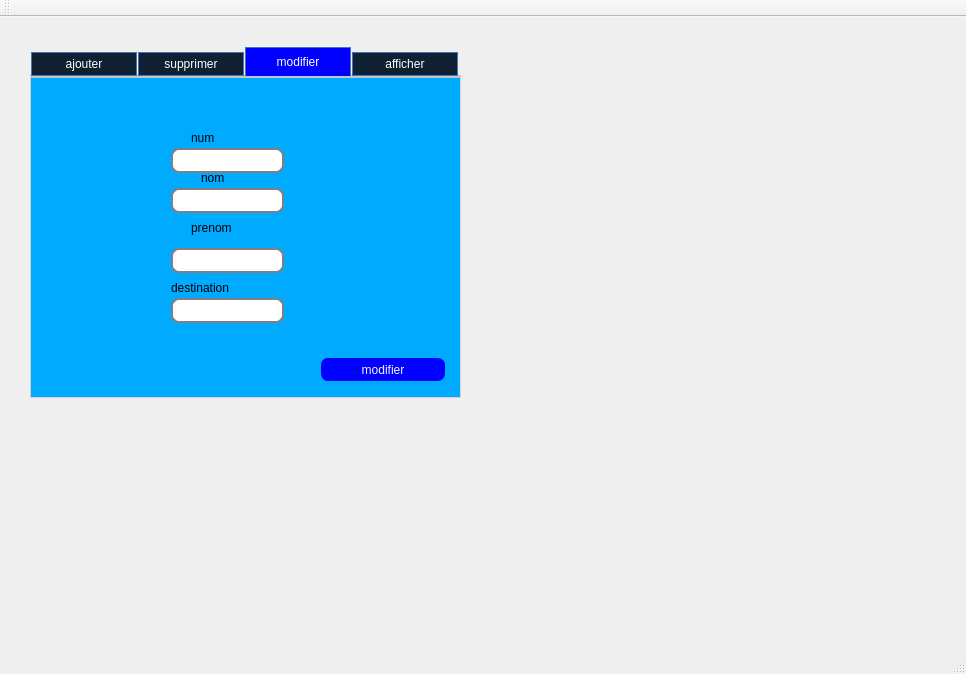
<?xml version="1.0" encoding="UTF-8"?>
<ui version="4.0">
 <class>MainWindow</class>
 <widget class="QMainWindow" name="MainWindow">
  <property name="geometry">
   <rect>
    <x>0</x>
    <y>0</y>
    <width>966</width>
    <height>674</height>
   </rect>
  </property>
  <property name="windowTitle">
   <string>Gestion des Clients</string>
  </property>
  <widget class="QWidget" name="centralWidget">
   <widget class="QTabWidget" name="tabWidget">
    <property name="geometry">
     <rect>
      <x>30</x>
      <y>30</y>
      <width>431</width>
      <height>351</height>
     </rect>
    </property>
    <property name="styleSheet">
     <string notr="true">QTabWidget:pane {
border: 1px solid gray;
}
QTabWidget::pane {
  border: 1px solid lightgray;
  top:-1px; 
  background:rgb(0, 170, 255); 
} 

QTabBar::tab {
  background:rgb(255, 0, 0); 
  border: 1px rgb(0, 85, 255); 
  padding: 15px;
} 

QTabBar::tab:selected { 
  background: rgb(245, 245, 245); 
  margin-bottom: -1px; 
}
QTabWidget {  
    background-color:#0f2033;
    border-top: 2px solid #C2C7CB;  
} 
QTabWidget::pane { /* The tab widget frame */  
    border-top: 3px solid #C2C7CB;  
} 
 /* Style the tab using the tab sub-control. Note that 
    it reads QTabBar _not_ QTabWidget */  
QTabBar::tab {  
    background-color:#0f2033;
    border: 1px solid #4973b4;  
    min-width: 100px; 
    min-height:22px;
    padding: 0px  2px; 
    color: rgb(255, 255, 255);
    margin-left: 1px;
    font: 75 12pt &quot;NSimSun&quot;;
}  
  
QTabBar::tab:selected, QTabBar::tab:hover {  
    background-color:rgb(0, 0, 255);
    margin-top: 0px;
    
}  
  

  
QTabBar::tab:!selected {  
    margin-top: 5px; /* make non-selected tabs look smaller */  
}  

</string>
    </property>
    <property name="currentIndex">
     <number>2</number>
    </property>
    <widget class="QWidget" name="tab">
     <attribute name="title">
      <string>ajouter</string>
     </attribute>
     <widget class="QLabel" name="label">
      <property name="geometry">
       <rect>
        <x>170</x>
        <y>30</y>
        <width>69</width>
        <height>20</height>
       </rect>
      </property>
      <property name="styleSheet">
       <string notr="true">font: 75 12pt &quot;NSimSun&quot;;</string>
      </property>
      <property name="text">
       <string>numero</string>
      </property>
     </widget>
     <widget class="QLabel" name="label_2">
      <property name="geometry">
       <rect>
        <x>180</x>
        <y>90</y>
        <width>69</width>
        <height>20</height>
       </rect>
      </property>
      <property name="styleSheet">
       <string notr="true">font: 75 12pt &quot;NSimSun&quot;;</string>
      </property>
      <property name="text">
       <string>nom</string>
      </property>
     </widget>
     <widget class="QLabel" name="label_3">
      <property name="geometry">
       <rect>
        <x>170</x>
        <y>140</y>
        <width>69</width>
        <height>20</height>
       </rect>
      </property>
      <property name="styleSheet">
       <string notr="true">font: 75 12pt &quot;NSimSun&quot;;</string>
      </property>
      <property name="text">
       <string>prenom</string>
      </property>
     </widget>
     <widget class="QLabel" name="label_4">
      <property name="geometry">
       <rect>
        <x>160</x>
        <y>200</y>
        <width>121</width>
        <height>20</height>
       </rect>
      </property>
      <property name="styleSheet">
       <string notr="true">font: 75 12pt &quot;NSimSun&quot;;</string>
      </property>
      <property name="text">
       <string>destination</string>
      </property>
     </widget>
     <widget class="QLineEdit" name="le_num">
      <property name="geometry">
       <rect>
        <x>150</x>
        <y>60</y>
        <width>113</width>
        <height>25</height>
       </rect>
      </property>
      <property name="styleSheet">
       <string notr="true">QLineEdit {
padding: 1px;
border-style: solid;
border: 2px solid gray;
border-radius: 8px;
}</string>
      </property>
     </widget>
     <widget class="QLineEdit" name="le_nom">
      <property name="geometry">
       <rect>
        <x>150</x>
        <y>110</y>
        <width>113</width>
        <height>25</height>
       </rect>
      </property>
      <property name="styleSheet">
       <string notr="true">QLineEdit {
padding: 1px;
border-style: solid;
border: 2px solid gray;
border-radius: 8px;
}</string>
      </property>
     </widget>
     <widget class="QLineEdit" name="le_prenom">
      <property name="geometry">
       <rect>
        <x>150</x>
        <y>170</y>
        <width>113</width>
        <height>25</height>
       </rect>
      </property>
      <property name="styleSheet">
       <string notr="true">QLineEdit {
padding: 1px;
border-style: solid;
border: 2px solid gray;
border-radius: 8px;
}</string>
      </property>
     </widget>
     <widget class="QLineEdit" name="le_dest">
      <property name="geometry">
       <rect>
        <x>150</x>
        <y>230</y>
        <width>113</width>
        <height>25</height>
       </rect>
      </property>
      <property name="styleSheet">
       <string notr="true">QLineEdit {
padding: 1px;
border-style: solid;
border: 2px solid gray;
border-radius: 8px;
}</string>
      </property>
     </widget>
     <widget class="QPushButton" name="pushButton">
      <property name="geometry">
       <rect>
        <x>270</x>
        <y>280</y>
        <width>124</width>
        <height>23</height>
       </rect>
      </property>
      <property name="styleSheet">
       <string notr="true">QPushButton {
color: rgb(245, 245, 245);
background-color: rgb(0, 0, 255);
border-width: 1px;
border-color: rgb(0, 0, 255);
border-style: solid;
border-radius: 7;
padding: 3px;
font-size: 75 ;
padding-left: 1px;
padding-right: 1px;
min-width: 120px;
max-width: 50px;
min-height: 15px;
max-height: 15px;
font: 75 12pt &quot;NSimSun&quot;;
}</string>
      </property>
      <property name="text">
       <string>Ajouter</string>
      </property>
     </widget>
    </widget>
    <widget class="QWidget" name="tab_2">
     <attribute name="title">
      <string>supprimer</string>
     </attribute>
     <widget class="QLabel" name="label_5">
      <property name="geometry">
       <rect>
        <x>110</x>
        <y>100</y>
        <width>231</width>
        <height>20</height>
       </rect>
      </property>
      <property name="styleSheet">
       <string notr="true">font: 75 12pt &quot;NSimSun&quot;;</string>
      </property>
      <property name="text">
       <string>Le numero du voyageur</string>
      </property>
     </widget>
     <widget class="QLineEdit" name="le_numS">
      <property name="geometry">
       <rect>
        <x>160</x>
        <y>130</y>
        <width>113</width>
        <height>25</height>
       </rect>
      </property>
      <property name="styleSheet">
       <string notr="true">QLineEdit {
padding: 1px;
border-style: solid;
border: 2px solid gray;
border-radius: 8px;
}</string>
      </property>
     </widget>
     <widget class="QPushButton" name="pushButton_2">
      <property name="geometry">
       <rect>
        <x>250</x>
        <y>240</y>
        <width>124</width>
        <height>23</height>
       </rect>
      </property>
      <property name="styleSheet">
       <string notr="true">QPushButton {
color: rgb(245, 245, 245);
background-color: rgb(0, 0, 255);
border-width: 1px;
border-color: rgb(0, 0, 255);
border-style: solid;
border-radius: 7;
padding: 3px;
font-size: 75 ;
padding-left: 1px;
padding-right: 1px;
min-width: 120px;
max-width: 50px;
min-height: 15px;
max-height: 15px;
font: 75 12pt &quot;NSimSun&quot;;
}</string>
      </property>
      <property name="text">
       <string>supprimer</string>
      </property>
     </widget>
    </widget>
    <widget class="QWidget" name="tab_3">
     <attribute name="title">
      <string>modifier</string>
     </attribute>
     <widget class="QLabel" name="label_6">
      <property name="geometry">
       <rect>
        <x>160</x>
        <y>50</y>
        <width>69</width>
        <height>20</height>
       </rect>
      </property>
      <property name="styleSheet">
       <string notr="true">font: 75 12pt &quot;NSimSun&quot;;</string>
      </property>
      <property name="text">
       <string>num</string>
      </property>
     </widget>
     <widget class="QPushButton" name="pushButton_3">
      <property name="geometry">
       <rect>
        <x>290</x>
        <y>280</y>
        <width>124</width>
        <height>23</height>
       </rect>
      </property>
      <property name="styleSheet">
       <string notr="true">QPushButton {
color: rgb(245, 245, 245);
background-color: rgb(0, 0, 255);
border-width: 1px;
border-color: rgb(0, 0, 255);
border-style: solid;
border-radius: 7;
padding: 3px;
font-size: 75 ;
padding-left: 1px;
padding-right: 1px;
min-width: 120px;
max-width: 50px;
min-height: 15px;
max-height: 15px;
font: 75 12pt &quot;NSimSun&quot;;
}</string>
      </property>
      <property name="text">
       <string>modifier</string>
      </property>
     </widget>
     <widget class="QLineEdit" name="le_nom_2">
      <property name="geometry">
       <rect>
        <x>140</x>
        <y>110</y>
        <width>113</width>
        <height>25</height>
       </rect>
      </property>
      <property name="styleSheet">
       <string notr="true">QLineEdit {
padding: 1px;
border-style: solid;
border: 2px solid gray;
border-radius: 8px;
}</string>
      </property>
     </widget>
     <widget class="QLineEdit" name="le_prenom_2">
      <property name="geometry">
       <rect>
        <x>140</x>
        <y>170</y>
        <width>113</width>
        <height>25</height>
       </rect>
      </property>
      <property name="styleSheet">
       <string notr="true">QLineEdit {
padding: 1px;
border-style: solid;
border: 2px solid gray;
border-radius: 8px;
}</string>
      </property>
     </widget>
     <widget class="QLineEdit" name="le_dest_2">
      <property name="geometry">
       <rect>
        <x>140</x>
        <y>220</y>
        <width>113</width>
        <height>25</height>
       </rect>
      </property>
      <property name="styleSheet">
       <string notr="true">QLineEdit {
padding: 1px;
border-style: solid;
border: 2px solid gray;
border-radius: 8px;
}</string>
      </property>
     </widget>
     <widget class="QLabel" name="label_7">
      <property name="geometry">
       <rect>
        <x>170</x>
        <y>90</y>
        <width>69</width>
        <height>20</height>
       </rect>
      </property>
      <property name="styleSheet">
       <string notr="true">font: 75 12pt &quot;NSimSun&quot;;</string>
      </property>
      <property name="text">
       <string>nom</string>
      </property>
     </widget>
     <widget class="QLineEdit" name="le_num_2">
      <property name="geometry">
       <rect>
        <x>140</x>
        <y>70</y>
        <width>113</width>
        <height>25</height>
       </rect>
      </property>
      <property name="styleSheet">
       <string notr="true">QLineEdit {
padding: 1px;
border-style: solid;
border: 2px solid gray;
border-radius: 8px;
}</string>
      </property>
     </widget>
     <widget class="QLabel" name="label_8">
      <property name="geometry">
       <rect>
        <x>140</x>
        <y>200</y>
        <width>141</width>
        <height>20</height>
       </rect>
      </property>
      <property name="styleSheet">
       <string notr="true">font: 75 12pt &quot;NSimSun&quot;;</string>
      </property>
      <property name="text">
       <string>destination</string>
      </property>
     </widget>
     <widget class="QLabel" name="label_9">
      <property name="geometry">
       <rect>
        <x>160</x>
        <y>140</y>
        <width>69</width>
        <height>20</height>
       </rect>
      </property>
      <property name="styleSheet">
       <string notr="true">font: 75 12pt &quot;NSimSun&quot;;</string>
      </property>
      <property name="text">
       <string>prenom</string>
      </property>
     </widget>
    </widget>
    <widget class="QWidget" name="tab_4">
     <attribute name="title">
      <string>afficher</string>
     </attribute>
     <widget class="QTableView" name="tab_voyageur">
      <property name="geometry">
       <rect>
        <x>0</x>
        <y>0</y>
        <width>431</width>
        <height>341</height>
       </rect>
      </property>
     </widget>
    </widget>
   </widget>
  </widget>
  <widget class="QMenuBar" name="menuBar">
   <property name="geometry">
    <rect>
     <x>0</x>
     <y>0</y>
     <width>966</width>
     <height>26</height>
    </rect>
   </property>
  </widget>
  <widget class="QToolBar" name="mainToolBar">
   <attribute name="toolBarArea">
    <enum>TopToolBarArea</enum>
   </attribute>
   <attribute name="toolBarBreak">
    <bool>false</bool>
   </attribute>
  </widget>
  <widget class="QStatusBar" name="statusBar"/>
 </widget>
 <layoutdefault spacing="6" margin="11"/>
 <resources/>
 <connections/>
</ui>
